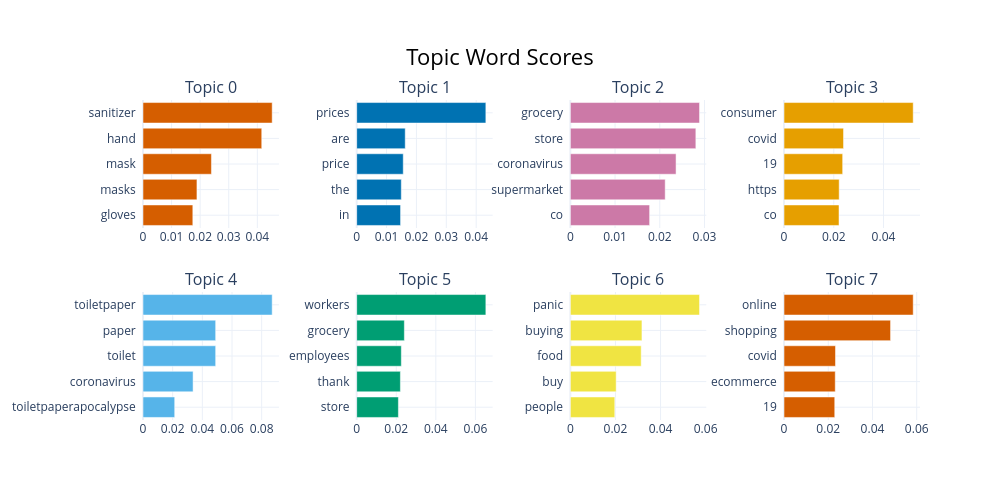

Notebook code cell kept with this figure:
### Code cell
topic_model.visualize_barchart()

### Figure 1 — Plotly figure (JSON) as saved in the notebook; plotly's stock layout.template omitted (floating-point values rounded to 4 significant figures)
{"data": [{"marker": {"color": "#D55E00"}, "orientation": "h", "type": "bar", "x": [0.01743, 0.01888, 0.02394, 0.04155, 0.0452], "xaxis": "x", "y": ["gloves  ", "masks  ", "mask  ", "hand  ", "sanitizer  "], "yaxis": "y"}, {"marker": {"color": "#0072B2"}, "orientation": "h", "type": "bar", "x": [0.01469, 0.01494, 0.01559, 0.01625, 0.04324], "xaxis": "x2", "y": ["in  ", "the  ", "price  ", "are  ", "prices  "], "yaxis": "y2"}, {"marker": {"color": "#CC79A7"}, "orientation": "h", "type": "bar", "x": [0.01773, 0.02121, 0.02364, 0.02807, 0.02889], "xaxis": "x3", "y": ["co  ", "supermarket  ", "coronavirus  ", "store  ", "grocery  "], "yaxis": "y3"}, {"marker": {"color": "#E69F00"}, "orientation": "h", "type": "bar", "x": [0.0221, 0.02217, 0.02358, 0.02392, 0.05193], "xaxis": "x4", "y": ["co  ", "https  ", "19  ", "covid  ", "consumer  "], "yaxis": "y4"}, {"marker": {"color": "#56B4E9"}, "orientation": "h", "type": "bar", "x": [0.02137, 0.03376, 0.04899, 0.04899, 0.08708], "xaxis": "x5", "y": ["toiletpaperapocalypse  ", "coronavirus  ", "toilet  ", "paper  ", "toiletpaper  "], "yaxis": "y5"}, {"marker": {"color": "#009E73"}, "orientation": "h", "type": "bar", "x": [0.02108, 0.02209, 0.02256, 0.02409, 0.06528], "xaxis": "x6", "y": ["store  ", "thank  ", "employees  ", "grocery  ", "workers  "], "yaxis": "y6"}, {"marker": {"color": "#F0E442"}, "orientation": "h", "type": "bar", "x": [0.01971, 0.02032, 0.03142, 0.03175, 0.05728], "xaxis": "x7", "y": ["people  ", "buy  ", "food  ", "buying  ", "panic  "], "yaxis": "y7"}, {"marker": {"color": "#D55E00"}, "orientation": "h", "type": "bar", "x": [0.02294, 0.02316, 0.02327, 0.04817, 0.05841], "xaxis": "x8", "y": ["19  ", "ecommerce  ", "covid  ", "shopping  ", "online  "], "yaxis": "y8"}], "layout": {"annotations": [{"font": {"size": 16}, "showarrow": false, "text": "Topic 0", "x": 0.0875, "xanchor": "center", "xref": "paper", "y": 1, "yanchor": "bottom", "yref": "paper"}, {"font": {"size": 16}, "showarrow": false, "text": "Topic 1", "x": 0.3625, "xanchor": "center", "xref": "paper", "y": 1, "yanchor": "bottom", "yref": "paper"}, {"font": {"size": 16}, "showarrow": false, "text": "Topic 2", "x": 0.6375, "xanchor": "center", "xref": "paper", "y": 1, "yanchor": "bottom", "yref": "paper"}, {"font": {"size": 16}, "showarrow": false, "text": "Topic 3", "x": 0.9125, "xanchor": "center", "xref": "paper", "y": 1, "yanchor": "bottom", "yref": "paper"}, {"font": {"size": 16}, "showarrow": false, "text": "Topic 4", "x": 0.0875, "xanchor": "center", "xref": "paper", "y": 0.4, "yanchor": "bottom", "yref": "paper"}, {"font": {"size": 16}, "showarrow": false, "text": "Topic 5", "x": 0.3625, "xanchor": "center", "xref": "paper", "y": 0.4, "yanchor": "bottom", "yref": "paper"}, {"font": {"size": 16}, "showarrow": false, "text": "Topic 6", "x": 0.6375, "xanchor": "center", "xref": "paper", "y": 0.4, "yanchor": "bottom", "yref": "paper"}, {"font": {"size": 16}, "showarrow": false, "text": "Topic 7", "x": 0.9125, "xanchor": "center", "xref": "paper", "y": 0.4, "yanchor": "bottom", "yref": "paper"}], "height": 500, "hoverlabel": {"bgcolor": "white", "font": {"family": "Rockwell", "size": 16}}, "showlegend": false, "title": {"font": {"color": "Black", "size": 22}, "text": "Topic Word Scores", "x": 0.5, "xanchor": "center", "yanchor": "top"}, "width": 1000, "xaxis": {"anchor": "y", "domain": [0, 0.175], "showgrid": true}, "xaxis2": {"anchor": "y2", "domain": [0.275, 0.45], "showgrid": true}, "xaxis3": {"anchor": "y3", "domain": [0.55, 0.725], "showgrid": true}, "xaxis4": {"anchor": "y4", "domain": [0.825, 1], "showgrid": true}, "xaxis5": {"anchor": "y5", "domain": [0, 0.175], "showgrid": true}, "xaxis6": {"anchor": "y6", "domain": [0.275, 0.45], "showgrid": true}, "xaxis7": {"anchor": "y7", "domain": [0.55, 0.725], "showgrid": true}, "xaxis8": {"anchor": "y8", "domain": [0.825, 1], "showgrid": true}, "yaxis": {"anchor": "x", "domain": [0.6, 1], "showgrid": true}, "yaxis2": {"anchor": "x2", "domain": [0.6, 1], "showgrid": true}, "yaxis3": {"anchor": "x3", "domain": [0.6, 1], "showgrid": true}, "yaxis4": {"anchor": "x4", "domain": [0.6, 1], "showgrid": true}, "yaxis5": {"anchor": "x5", "domain": [0, 0.4], "showgrid": true}, "yaxis6": {"anchor": "x6", "domain": [0, 0.4], "showgrid": true}, "yaxis7": {"anchor": "x7", "domain": [0, 0.4], "showgrid": true}, "yaxis8": {"anchor": "x8", "domain": [0, 0.4], "showgrid": true}}}
